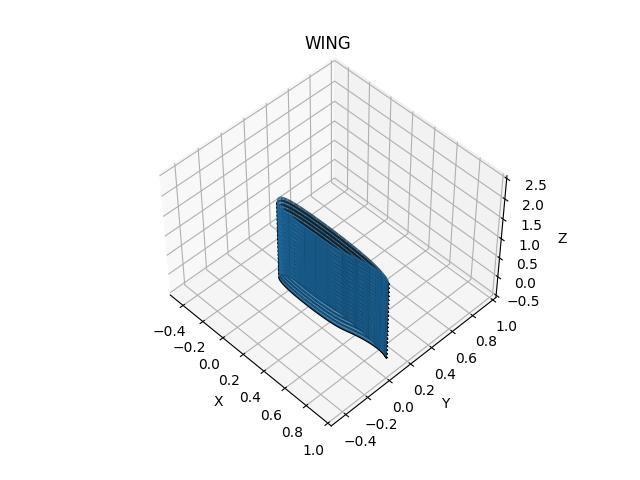

The Python source for this figure:
import numpy as np
import matplotlib.pyplot as plt
from mpl_toolkits.mplot3d import Axes3D

# 개수 설정하기, 변수 설정 (20, 0.1, 'af1')
num_layers = int(input('Layers of Spars? : '))  # 예시: 20개
layer_height = float(input('Spar Height Difference? : '))  # 예시: 0.1
file_name = input('Airfoil file name? : ')

poleZ = num_layers / 10

data = np.loadtxt(file_name)

x1 = []
y1 = []
z1 = np.linspace(0, poleZ, num=30)
fig = plt.figure()
ax = fig.add_subplot(111, projection='3d')


data1 = open(file_name, 'r')
data1.readlines(1)
for ln in data1:
    x1.append(eval(ln.split()[0]))
    y1.append(eval(ln.split()[1]))
data1.close()


for i in range(num_layers):
    z = i * layer_height
    ax.plot(data[:, 0], data[:, 1], z, 'k')

X1, Z1 = np.meshgrid(x1, z1)
Y1, Z1 = np.meshgrid(y1, z1)

ax.plot_surface(X1, Y1, Z1, alpha=0.8)

ax.set_xlim(-0.5, 1)
ax.set_ylim(-0.5, 1)
ax.set_zlim(-0.5, 2.5)
ax.set_title('WING')
ax.set_xlabel('X')
ax.set_ylabel('Y')
ax.set_zlabel('Z')

plt.show()
